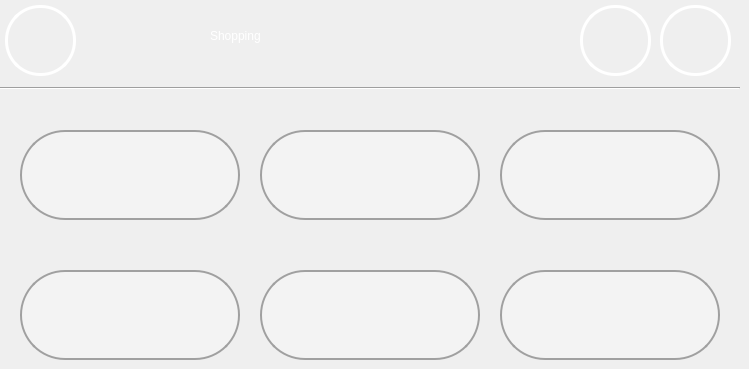
  <widget class="QWidget" name="SHOPS">
   <widget class="QPushButton" name="info_5">
    <property name="geometry">
     <rect>
      <x>580</x>
      <y>5</y>
      <width>71</width>
      <height>71</height>
     </rect>
    </property>
    <property name="styleSheet">
     <string notr="true">color: rgb(255, 255, 255);
border-style: solid;
border-width: 3px;
border-radius: 35px;</string>
    </property>
    <property name="text">
     <string/>
    </property>
    <property name="icon">
     <iconset>
      <normaloff>icons/UI Icons/question_grey.png</normaloff>icons/UI Icons/question_grey.png</iconset>
    </property>
    <property name="iconSize">
     <size>
      <width>65</width>
      <height>65</height>
     </size>
    </property>
    <property name="flat">
     <bool>true</bool>
    </property>
   </widget>
   <widget class="QPushButton" name="back_to_where_shops">
    <property name="geometry">
     <rect>
      <x>5</x>
      <y>5</y>
      <width>71</width>
      <height>71</height>
     </rect>
    </property>
    <property name="autoFillBackground">
     <bool>false</bool>
    </property>
    <property name="styleSheet">
     <string notr="true">color: rgb(255, 255, 255);
border-style: solid;
border-width: 3px;
border-radius: 35px;</string>
    </property>
    <property name="text">
     <string/>
    </property>
    <property name="icon">
     <iconset>
      <normaloff>icons/UI Icons/back_grey.png</normaloff>icons/UI Icons/back_grey.png</iconset>
    </property>
    <property name="iconSize">
     <size>
      <width>65</width>
      <height>65</height>
     </size>
    </property>
    <property name="flat">
     <bool>true</bool>
    </property>
   </widget>
   <widget class="QPushButton" name="exit_5">
    <property name="geometry">
     <rect>
      <x>660</x>
      <y>5</y>
      <width>71</width>
      <height>71</height>
     </rect>
    </property>
    <property name="styleSheet">
     <string notr="true">color: rgb(255, 255, 255);
border-style: solid;
border-width: 3px;
border-radius: 35px;</string>
    </property>
    <property name="text">
     <string/>
    </property>
    <property name="icon">
     <iconset>
      <normaloff>icons/UI Icons/cross.png</normaloff>icons/UI Icons/cross.png</iconset>
    </property>
    <property name="iconSize">
     <size>
      <width>65</width>
      <height>65</height>
     </size>
    </property>
    <property name="flat">
     <bool>true</bool>
    </property>
   </widget>
   <widget class="QPushButton" name="superdrug_shop">
    <property name="geometry">
     <rect>
      <x>260</x>
      <y>130</y>
      <width>220</width>
      <height>90</height>
     </rect>
    </property>
    <property name="styleSheet">
     <string notr="true">background-color: rgb(243, 243, 243);
border-color: rgb(160, 160, 160);
border-style: solid;
border-width: 2px;
border-radius: 45px;</string>
    </property>
    <property name="text">
     <string/>
    </property>
    <property name="icon">
     <iconset>
      <normaloff>icons/Shops/superdrug.png</normaloff>icons/Shops/superdrug.png</iconset>
    </property>
    <property name="iconSize">
     <size>
      <width>200</width>
      <height>200</height>
     </size>
    </property>
    <property name="flat">
     <bool>true</bool>
    </property>
   </widget>
   <widget class="QPushButton" name="dutyfree_shop">
    <property name="geometry">
     <rect>
      <x>20</x>
      <y>270</y>
      <width>220</width>
      <height>90</height>
     </rect>
    </property>
    <property name="styleSheet">
     <string notr="true">background-color: rgb(243, 243, 243);
border-color: rgb(160, 160, 160);
border-style: solid;
border-width: 2px;
border-radius: 45px;</string>
    </property>
    <property name="text">
     <string/>
    </property>
    <property name="icon">
     <iconset>
      <normaloff>icons/Shops/worlddutyfree.png</normaloff>icons/Shops/worlddutyfree.png</iconset>
    </property>
    <property name="iconSize">
     <size>
      <width>200</width>
      <height>200</height>
     </size>
    </property>
    <property name="flat">
     <bool>true</bool>
    </property>
   </widget>
   <widget class="QPushButton" name="whs_shop">
    <property name="geometry">
     <rect>
      <x>500</x>
      <y>270</y>
      <width>220</width>
      <height>90</height>
     </rect>
    </property>
    <property name="styleSheet">
     <string notr="true">background-color: rgb(243, 243, 243);
border-color: rgb(160, 160, 160);
border-style: solid;
border-width: 2px;
border-radius: 45px;</string>
    </property>
    <property name="text">
     <string/>
    </property>
    <property name="icon">
     <iconset>
      <normaloff>icons/Shops/whsmith.png</normaloff>icons/Shops/whsmith.png</iconset>
    </property>
    <property name="iconSize">
     <size>
      <width>170</width>
      <height>170</height>
     </size>
    </property>
    <property name="flat">
     <bool>true</bool>
    </property>
   </widget>
   <widget class="QPushButton" name="next_shop">
    <property name="geometry">
     <rect>
      <x>260</x>
      <y>270</y>
      <width>220</width>
      <height>90</height>
     </rect>
    </property>
    <property name="styleSheet">
     <string notr="true">background-color: rgb(243, 243, 243);
border-color: rgb(160, 160, 160);
border-style: solid;
border-width: 2px;
border-radius: 45px;</string>
    </property>
    <property name="text">
     <string/>
    </property>
    <property name="icon">
     <iconset>
      <normaloff>icons/Shops/next.png</normaloff>icons/Shops/next.png</iconset>
    </property>
    <property name="iconSize">
     <size>
      <width>240</width>
      <height>240</height>
     </size>
    </property>
    <property name="flat">
     <bool>true</bool>
    </property>
   </widget>
   <widget class="QPushButton" name="hugoboss_shop">
    <property name="geometry">
     <rect>
      <x>500</x>
      <y>130</y>
      <width>220</width>
      <height>90</height>
     </rect>
    </property>
    <property name="styleSheet">
     <string notr="true">background-color: rgb(243, 243, 243);
border-color: rgb(160, 160, 160);
border-style: solid;
border-width: 2px;
border-radius: 45px;</string>
    </property>
    <property name="text">
     <string/>
    </property>
    <property name="icon">
     <iconset>
      <normaloff>icons/Shops/hugoboss.png</normaloff>icons/Shops/hugoboss.png</iconset>
    </property>
    <property name="iconSize">
     <size>
      <width>150</width>
      <height>150</height>
     </size>
    </property>
    <property name="flat">
     <bool>true</bool>
    </property>
   </widget>
   <widget class="QPushButton" name="mns_shop">
    <property name="geometry">
     <rect>
      <x>20</x>
      <y>130</y>
      <width>220</width>
      <height>90</height>
     </rect>
    </property>
    <property name="styleSheet">
     <string notr="true">background-color: rgb(243, 243, 243);
border-color: rgb(160, 160, 160);
border-style: solid;
border-width: 2px;
border-radius: 45px;</string>
    </property>
    <property name="text">
     <string/>
    </property>
    <property name="icon">
     <iconset>
      <normaloff>icons/Shops/mns.png</normaloff>icons/Shops/mns.png</iconset>
    </property>
    <property name="iconSize">
     <size>
      <width>200</width>
      <height>200</height>
     </size>
    </property>
    <property name="flat">
     <bool>true</bool>
    </property>
   </widget>
   <widget class="Line" name="line_5">
    <property name="geometry">
     <rect>
      <x>0</x>
      <y>80</y>
      <width>740</width>
      <height>16</height>
     </rect>
    </property>
    <property name="frameShadow">
     <enum>QFrame::Sunken</enum>
    </property>
    <property name="lineWidth">
     <number>1</number>
    </property>
    <property name="orientation">
     <enum>Qt::Horizontal</enum>
    </property>
   </widget>
   <widget class="QLabel" name="shopping_label">
    <property name="geometry">
     <rect>
      <x>210</x>
      <y>0</y>
      <width>331</width>
      <height>71</height>
     </rect>
    </property>
    <property name="styleSheet">
     <string notr="true">font: 20 48pt &quot;montserrat&quot;;
color: rgb(255, 255, 255);</string>
    </property>
    <property name="text">
     <string>Shopping</string>
    </property>
   </widget>
   <zorder>line_5</zorder>
   <zorder>info_5</zorder>
   <zorder>back_to_where_shops</zorder>
   <zorder>exit_5</zorder>
   <zorder>superdrug_shop</zorder>
   <zorder>dutyfree_shop</zorder>
   <zorder>whs_shop</zorder>
   <zorder>next_shop</zorder>
   <zorder>hugoboss_shop</zorder>
   <zorder>mns_shop</zorder>
   <zorder>shopping_label</zorder>
  </widget>
